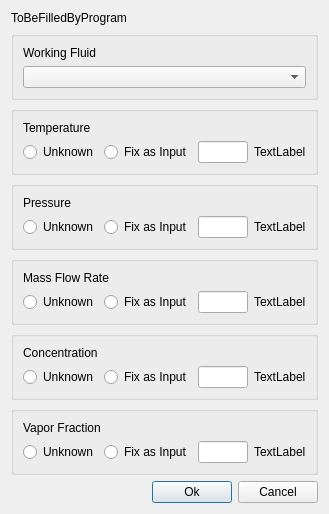
<?xml version="1.0" encoding="UTF-8"?>
<ui version="4.0">
 <class>spDialog</class>
 <widget class="QDialog" name="spDialog">
  <property name="geometry">
   <rect>
    <x>0</x>
    <y>0</y>
    <width>301</width>
    <height>462</height>
   </rect>
  </property>
  <property name="sizePolicy">
   <sizepolicy hsizetype="MinimumExpanding" vsizetype="MinimumExpanding">
    <horstretch>0</horstretch>
    <verstretch>0</verstretch>
   </sizepolicy>
  </property>
  <property name="windowTitle">
   <string>Dialog</string>
  </property>
  <layout class="QVBoxLayout" name="verticalLayout_7">
   <item>
    <widget class="QLabel" name="label">
     <property name="sizePolicy">
      <sizepolicy hsizetype="Fixed" vsizetype="Fixed">
       <horstretch>0</horstretch>
       <verstretch>0</verstretch>
      </sizepolicy>
     </property>
     <property name="text">
      <string>ToBeFilledByProgram</string>
     </property>
    </widget>
   </item>
   <item>
    <widget class="QGroupBox" name="WFGB">
     <property name="title">
      <string/>
     </property>
     <layout class="QVBoxLayout" name="verticalLayout">
      <item>
       <widget class="QLabel" name="label_2">
        <property name="text">
         <string>Working Fluid</string>
        </property>
       </widget>
      </item>
      <item>
       <widget class="QComboBox" name="fluidCB"/>
      </item>
     </layout>
    </widget>
   </item>
   <item>
    <widget class="QGroupBox" name="TGB">
     <property name="title">
      <string/>
     </property>
     <layout class="QVBoxLayout" name="verticalLayout_2">
      <item>
       <widget class="QLabel" name="label_3">
        <property name="text">
         <string>Temperature</string>
        </property>
       </widget>
      </item>
      <item>
       <layout class="QHBoxLayout" name="horizontalLayout_2">
        <item>
         <widget class="QRadioButton" name="TUButton">
          <property name="text">
           <string>Unknown</string>
          </property>
         </widget>
        </item>
        <item>
         <widget class="QRadioButton" name="TFButton">
          <property name="text">
           <string>Fix as Input</string>
          </property>
         </widget>
        </item>
        <item>
         <widget class="QLineEdit" name="TLE">
          <property name="sizePolicy">
           <sizepolicy hsizetype="Fixed" vsizetype="Fixed">
            <horstretch>0</horstretch>
            <verstretch>0</verstretch>
           </sizepolicy>
          </property>
          <property name="minimumSize">
           <size>
            <width>50</width>
            <height>0</height>
           </size>
          </property>
          <property name="maximumSize">
           <size>
            <width>50</width>
            <height>16777215</height>
           </size>
          </property>
         </widget>
        </item>
        <item>
         <widget class="QLabel" name="tUnit">
          <property name="text">
           <string>TextLabel</string>
          </property>
         </widget>
        </item>
       </layout>
      </item>
     </layout>
    </widget>
   </item>
   <item>
    <widget class="QGroupBox" name="PGB">
     <property name="title">
      <string/>
     </property>
     <layout class="QVBoxLayout" name="verticalLayout_3">
      <item>
       <widget class="QLabel" name="label_4">
        <property name="text">
         <string>Pressure</string>
        </property>
       </widget>
      </item>
      <item>
       <layout class="QHBoxLayout" name="horizontalLayout_3">
        <item>
         <widget class="QRadioButton" name="PUButton">
          <property name="text">
           <string>Unknown</string>
          </property>
         </widget>
        </item>
        <item>
         <widget class="QRadioButton" name="PFButton">
          <property name="text">
           <string>Fix as Input</string>
          </property>
         </widget>
        </item>
        <item>
         <widget class="QLineEdit" name="PLE">
          <property name="sizePolicy">
           <sizepolicy hsizetype="Fixed" vsizetype="Fixed">
            <horstretch>0</horstretch>
            <verstretch>0</verstretch>
           </sizepolicy>
          </property>
          <property name="minimumSize">
           <size>
            <width>50</width>
            <height>0</height>
           </size>
          </property>
          <property name="maximumSize">
           <size>
            <width>50</width>
            <height>16777215</height>
           </size>
          </property>
         </widget>
        </item>
        <item>
         <widget class="QLabel" name="pUnit">
          <property name="text">
           <string>TextLabel</string>
          </property>
         </widget>
        </item>
       </layout>
      </item>
     </layout>
    </widget>
   </item>
   <item>
    <widget class="QGroupBox" name="FGB">
     <property name="title">
      <string/>
     </property>
     <layout class="QVBoxLayout" name="verticalLayout_4">
      <item>
       <widget class="QLabel" name="label_5">
        <property name="text">
         <string>Mass Flow Rate</string>
        </property>
       </widget>
      </item>
      <item>
       <layout class="QHBoxLayout" name="horizontalLayout_4">
        <item>
         <widget class="QRadioButton" name="FUButton">
          <property name="text">
           <string>Unknown</string>
          </property>
         </widget>
        </item>
        <item>
         <widget class="QRadioButton" name="FFButton">
          <property name="text">
           <string>Fix as Input</string>
          </property>
         </widget>
        </item>
        <item>
         <widget class="QLineEdit" name="FLE">
          <property name="sizePolicy">
           <sizepolicy hsizetype="Fixed" vsizetype="Fixed">
            <horstretch>0</horstretch>
            <verstretch>0</verstretch>
           </sizepolicy>
          </property>
          <property name="minimumSize">
           <size>
            <width>50</width>
            <height>0</height>
           </size>
          </property>
          <property name="maximumSize">
           <size>
            <width>50</width>
            <height>16777215</height>
           </size>
          </property>
         </widget>
        </item>
        <item>
         <widget class="QLabel" name="fUnit">
          <property name="text">
           <string>TextLabel</string>
          </property>
         </widget>
        </item>
       </layout>
      </item>
     </layout>
    </widget>
   </item>
   <item>
    <widget class="QGroupBox" name="CGB">
     <property name="title">
      <string/>
     </property>
     <layout class="QVBoxLayout" name="verticalLayout_5">
      <item>
       <widget class="QLabel" name="label_6">
        <property name="text">
         <string>Concentration</string>
        </property>
       </widget>
      </item>
      <item>
       <layout class="QHBoxLayout" name="horizontalLayout_5">
        <item>
         <widget class="QRadioButton" name="CUButton">
          <property name="text">
           <string>Unknown</string>
          </property>
         </widget>
        </item>
        <item>
         <widget class="QRadioButton" name="CFButton">
          <property name="text">
           <string>Fix as Input</string>
          </property>
         </widget>
        </item>
        <item>
         <widget class="QLineEdit" name="CLE">
          <property name="sizePolicy">
           <sizepolicy hsizetype="Fixed" vsizetype="Fixed">
            <horstretch>0</horstretch>
            <verstretch>0</verstretch>
           </sizepolicy>
          </property>
          <property name="minimumSize">
           <size>
            <width>50</width>
            <height>0</height>
           </size>
          </property>
          <property name="maximumSize">
           <size>
            <width>50</width>
            <height>16777215</height>
           </size>
          </property>
         </widget>
        </item>
        <item>
         <widget class="QLabel" name="cUnit">
          <property name="text">
           <string>TextLabel</string>
          </property>
         </widget>
        </item>
       </layout>
      </item>
     </layout>
    </widget>
   </item>
   <item>
    <widget class="QGroupBox" name="WGB">
     <property name="title">
      <string/>
     </property>
     <layout class="QVBoxLayout" name="verticalLayout_6">
      <item>
       <widget class="QLabel" name="label_7">
        <property name="text">
         <string>Vapor Fraction</string>
        </property>
       </widget>
      </item>
      <item>
       <layout class="QHBoxLayout" name="horizontalLayout_6">
        <item>
         <widget class="QRadioButton" name="WUButton">
          <property name="text">
           <string>Unknown</string>
          </property>
         </widget>
        </item>
        <item>
         <widget class="QRadioButton" name="WFButton">
          <property name="text">
           <string>Fix as Input</string>
          </property>
         </widget>
        </item>
        <item>
         <widget class="QLineEdit" name="WLE">
          <property name="sizePolicy">
           <sizepolicy hsizetype="Fixed" vsizetype="Fixed">
            <horstretch>0</horstretch>
            <verstretch>0</verstretch>
           </sizepolicy>
          </property>
          <property name="minimumSize">
           <size>
            <width>50</width>
            <height>0</height>
           </size>
          </property>
          <property name="maximumSize">
           <size>
            <width>50</width>
            <height>16777215</height>
           </size>
          </property>
         </widget>
        </item>
        <item>
         <widget class="QLabel" name="wUnit">
          <property name="text">
           <string>TextLabel</string>
          </property>
         </widget>
        </item>
       </layout>
      </item>
     </layout>
    </widget>
   </item>
   <item>
    <layout class="QHBoxLayout" name="horizontalLayout">
     <item>
      <spacer name="horizontalSpacer">
       <property name="orientation">
        <enum>Qt::Horizontal</enum>
       </property>
       <property name="sizeHint" stdset="0">
        <size>
         <width>40</width>
         <height>20</height>
        </size>
       </property>
      </spacer>
     </item>
     <item>
      <widget class="QPushButton" name="OkButton">
       <property name="text">
        <string>Ok</string>
       </property>
      </widget>
     </item>
     <item>
      <widget class="QPushButton" name="cancelButton">
       <property name="sizePolicy">
        <sizepolicy hsizetype="Minimum" vsizetype="Fixed">
         <horstretch>0</horstretch>
         <verstretch>0</verstretch>
        </sizepolicy>
       </property>
       <property name="text">
        <string>Cancel</string>
       </property>
      </widget>
     </item>
    </layout>
   </item>
  </layout>
 </widget>
 <tabstops>
  <tabstop>OkButton</tabstop>
  <tabstop>cancelButton</tabstop>
  <tabstop>fluidCB</tabstop>
  <tabstop>TUButton</tabstop>
  <tabstop>TFButton</tabstop>
  <tabstop>TLE</tabstop>
  <tabstop>PUButton</tabstop>
  <tabstop>PFButton</tabstop>
  <tabstop>PLE</tabstop>
  <tabstop>FUButton</tabstop>
  <tabstop>FFButton</tabstop>
  <tabstop>FLE</tabstop>
  <tabstop>CUButton</tabstop>
  <tabstop>CFButton</tabstop>
  <tabstop>CLE</tabstop>
  <tabstop>WUButton</tabstop>
  <tabstop>WFButton</tabstop>
  <tabstop>WLE</tabstop>
 </tabstops>
 <resources/>
 <connections/>
</ui>
